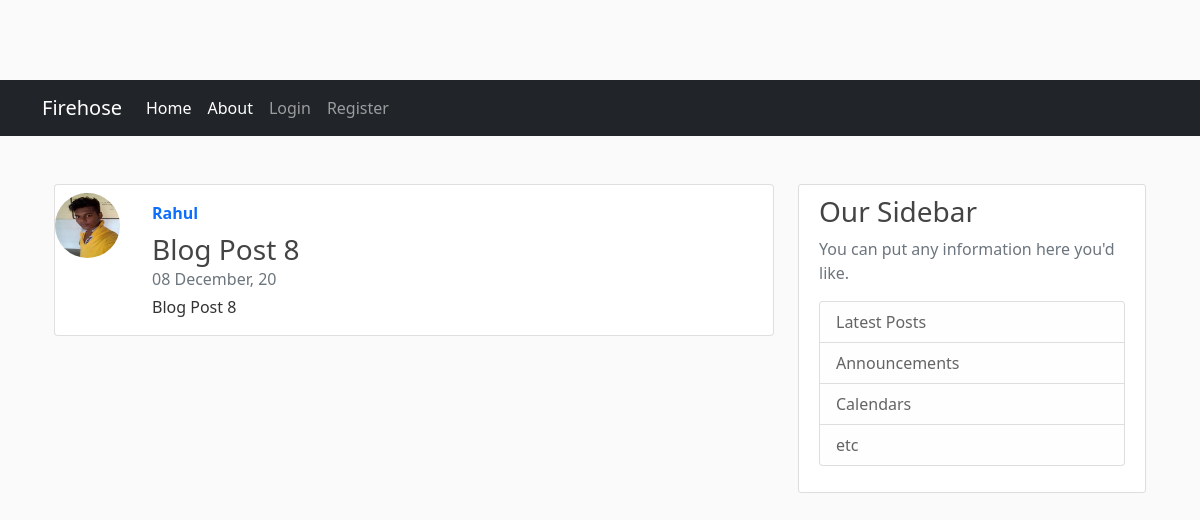
Screenshot of /post/53/ with the database file from the repository.
### main/models.py (models this page shows, shortened)
class Post(models.Model):
    title = models.CharField(max_length=200, null=True)
    content = models.TextField(null=True)
    date_posted = models.DateTimeField(default=timezone.now, null=True)
    author = models.ForeignKey(User, on_delete=models.CASCADE)

### users/models.py (models this page shows, shortened)
class Profile(models.Model):
    user = models.OneToOneField(User, on_delete=models.CASCADE)
    image = models.ImageField(default='default.jpg',
                              upload_to='profile_pics', null=True)

### main/views.py (the view)
# urls.py: path('post/<str:pk>/', DetailPost.as_view(),
class DetailPost(DetailView):
    model = Post
    template_name = 'post_detail.html'

### main/templates/post_detail.html (shortened to what this page needs)
{% extends "base.html" %}
{% block content %}
      <div class="row">
        <div class="col-md-12 rounded">
          <div class="card flex-md-row mb-4 box-shadow h-md-250">
            <img class="rounded-circle article-img d-inline ml-3 mt-2" src="{{object.author.profile.image.url}}" width="75" height="75" alt="">
            <div class="card-body d-flex flex-column align-items-start">
              <a href="{% url 'user_post' object.author.username %}"><strong class="d-inline-block mb-2 text-primary">{{ object.author|title }}</strong></a>
              <h3 class="mb-0">
                {{ object.title }}
              </h3>
              <div class="mb-1 text-muted">{{ object.date_posted|date:"d F, y" }}</div>
              <p class="card-text mb-auto">{{ object.content }}</p>
            </div>
          </div>
        </div>
      </div>
{% endblock content %}

### static/css/style.css (style rules this page uses)
body { background: #fafafa; color: #333333; margin-top: 5rem; }
h1, h2, h3, h4, h5, h6 { color: #444444; }
.article-img { height: 65px; width: 65px; margin-right: 16px; }

### rows the page displays
Post: author.profile.image (picture), author "Rahul", title "Blog Post 8", date_posted "08 December, 20", content "Blog Post 8"
